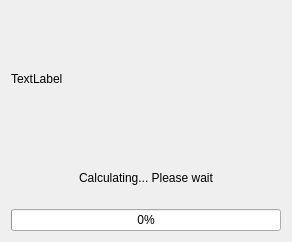
<?xml version="1.0" encoding="UTF-8"?>
<ui version="4.0">
 <class>RunDialog</class>
 <widget class="QDialog" name="RunDialog">
  <property name="geometry">
   <rect>
    <x>0</x>
    <y>0</y>
    <width>292</width>
    <height>242</height>
   </rect>
  </property>
  <property name="windowTitle">
   <string>Dialog</string>
  </property>
  <layout class="QGridLayout" name="gridLayout">
   <item row="0" column="0">
    <widget class="QLabel" name="label">
     <property name="text">
      <string>TextLabel</string>
     </property>
    </widget>
   </item>
   <item row="2" column="0">
    <widget class="QProgressBar" name="progressBar">
     <property name="value">
      <number>0</number>
     </property>
    </widget>
   </item>
   <item row="1" column="0">
    <widget class="QLabel" name="label_2">
     <property name="maximumSize">
      <size>
       <width>16777215</width>
       <height>50</height>
      </size>
     </property>
     <property name="frameShadow">
      <enum>QFrame::Raised</enum>
     </property>
     <property name="lineWidth">
      <number>1</number>
     </property>
     <property name="text">
      <string>Calculating... Please wait</string>
     </property>
     <property name="textFormat">
      <enum>Qt::RichText</enum>
     </property>
     <property name="scaledContents">
      <bool>false</bool>
     </property>
     <property name="alignment">
      <set>Qt::AlignCenter</set>
     </property>
    </widget>
   </item>
  </layout>
 </widget>
 <resources/>
 <connections/>
</ui>
